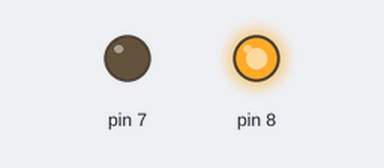
Bench run of a sketch on a simulated Arduino Uno, built with avr-gcc and run on an emulated ATmega328P. Shown: output pins drawn as LEDs (lit = HIGH).

Above: at 3.2 s.
At 18.7 s:
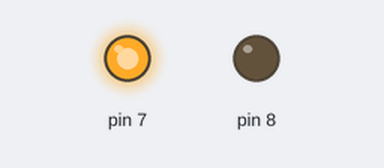
At 72.0 s:
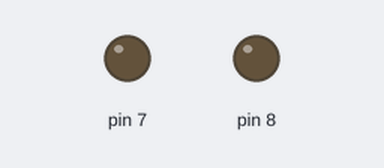
Timing chart, 0 to 82.3 s (numbered marks = the images above):
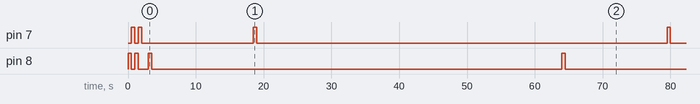

The sketch:

vacuum_charge_conrol.ino
```cpp
void on(){digitalWrite(8,HIGH);delay(500);digitalWrite(8,LOW);}
void off(){digitalWrite(7,HIGH);delay(500);digitalWrite(7,LOW);}
void setup(){pinMode(8,OUTPUT);pinMode(7,OUTPUT);on();off();on();off();delay(1000);}
void loop(){on();delay(15000);off();delay(45000);}
```

Measured:
- by itself, pin 7: goes LOW 0.50 s, HIGH 0.50 s, LOW 16.5 s, HIGH 0.50 s, LOW 60.5 s, HIGH 0.50 s, then LOW
- by itself, pin 8: HIGH → LOW at 0.50 s, → HIGH 0.50 s later, → LOW 0.50 s later, → HIGH 1.5 s later, … (9 changes in this stretch)
- by itself, everything shown: repeats every 61.0 s, in 4 steps
